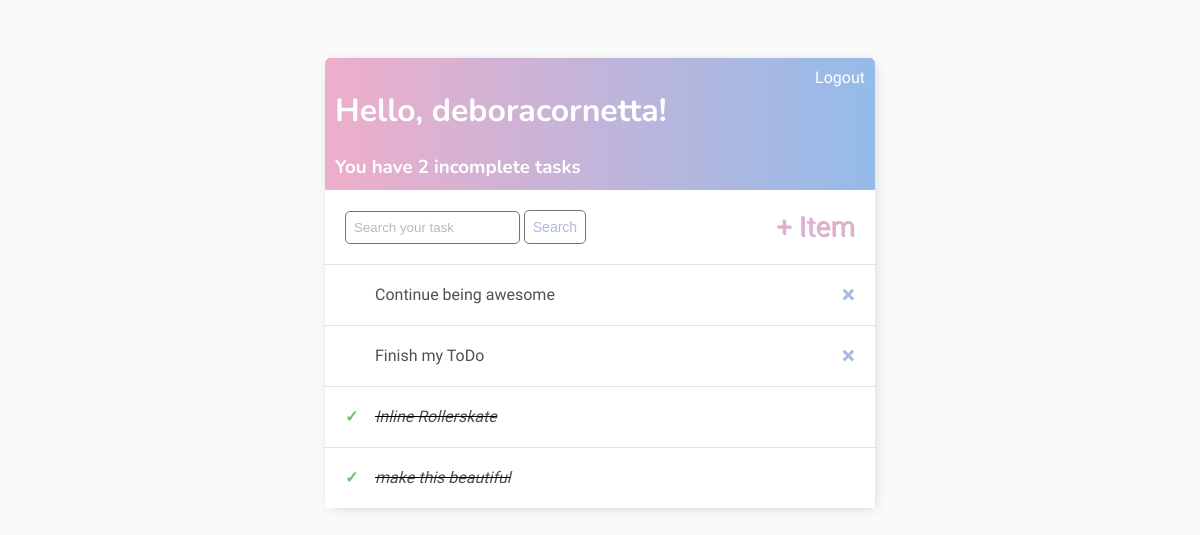
The app's page / (signed in), older data.
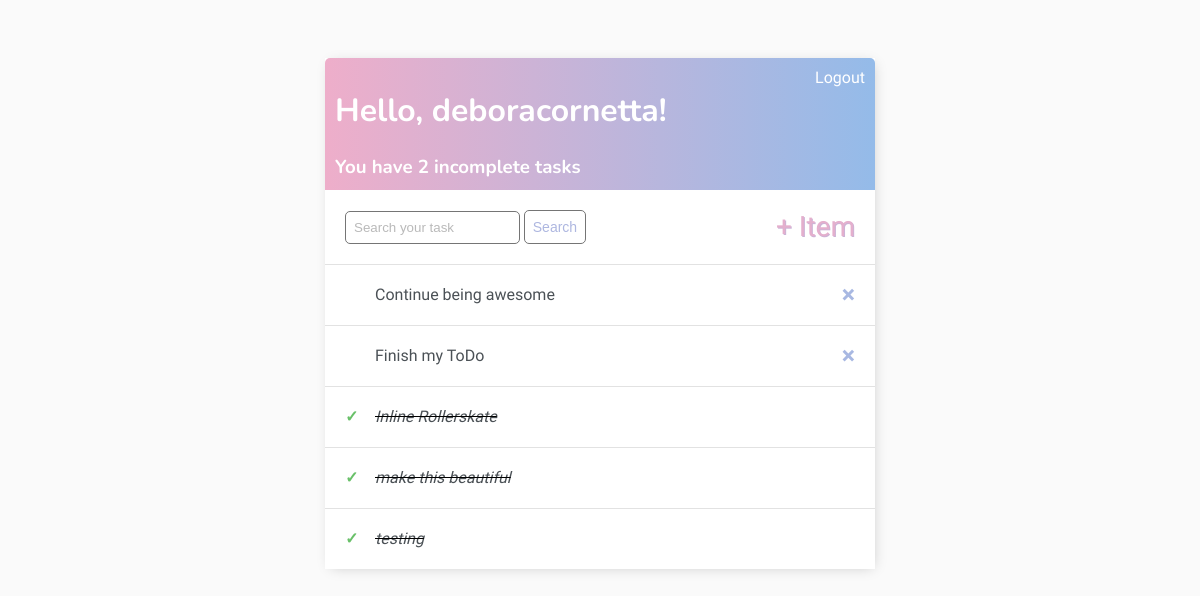
The same page, newer data.
### base/models.py (models this page shows)
class Task(models.Model):
    user = models.ForeignKey(User, on_delete=models.CASCADE, null=True, blank=True)
    title = models.CharField(max_length=200)
    description = models.TextField(null=True, blank=True)
    complete = models.BooleanField(default=False)
    created = models.DateTimeField(auto_now_add=True)
    def __str__(self) -> str:
        return self.title
    class Meta:
        ordering = ['complete']

### base/views.py (the view)
# urls.py: path('', TaskList.as_view(), name='tasks'),
class TaskList(LoginRequiredMixin, ListView):
    model = Task
    context_object_name = 'tasks'
    def get_context_data(self, **kwargs: Any) -> Dict[str, Any]:
        context = super().get_context_data(**kwargs)
        context['tasks'] = context['tasks'].filter(user=self.request.user)
        context['count'] = context['tasks'].filter(complete=False).count()
        search_input = self.request.GET.get('search-area') or ''
        if search_input:
            context['tasks'] = context['tasks'].filter(
                title__icontains=search_input)
        context['search_input'] = search_input
        return context

### base/templates/base/task_list.html
{% extends 'base/main.html' %}
{% block content %}
<div class="header-bar">
    <div>
        <h1>Hello, {{ request.user}}!</h1>
        <h3 style="margin:0">You have {{count}} incomplete task{{ count|pluralize:"s" }}</h3>
    </div>
    {% if request.user.is_authenticated %}
    <a href="{% url 'logout' %}">Logout</a>
    {% else %}
    <a href="{% url 'login' %}">Login</a>
    {% endif %}
</div>
<div id="search-and-wrapper">
    <form method="GET" action="">
        <input style="width: 60%;" type="text" name="search-area" placeholder="Search your task" value="{{search_input}}">
        <input class="button" type="submit" value="Search">
    </form>
    <a id="add-link" href="{% url 'task-create' %}">+ Item</a>
</div>
<div class="task-items-wrapper">
    {% for task in tasks %}
        <div class="task-wrapper">
            {% if task.complete %}
                <div class="task-title">
                    <div class="task-complete-icon"><b>&#10003;</b></div>
                    <i><s><a href="{% url 'task-update' task.id %}">{{task}}</a></s></i>
                </div>
            {% else %}
            <div class="task-title">
                <div class="task-incomplete-icon"></div>
                <a href="{% url 'task-update' task.id %}">{{task}}</a>
            </div>
            <a class="delete-link" href="{% url 'task-delete' task.id %}"><b>&#215;</b></a>
            {% endif %}
        </div>
    {% empty %}
    <h3>No items in list</h3>
    {% endfor %}
</div>
{% endblock content %}

Row changes from the older to the newer data that the page shows:
added Task: title "testing"
